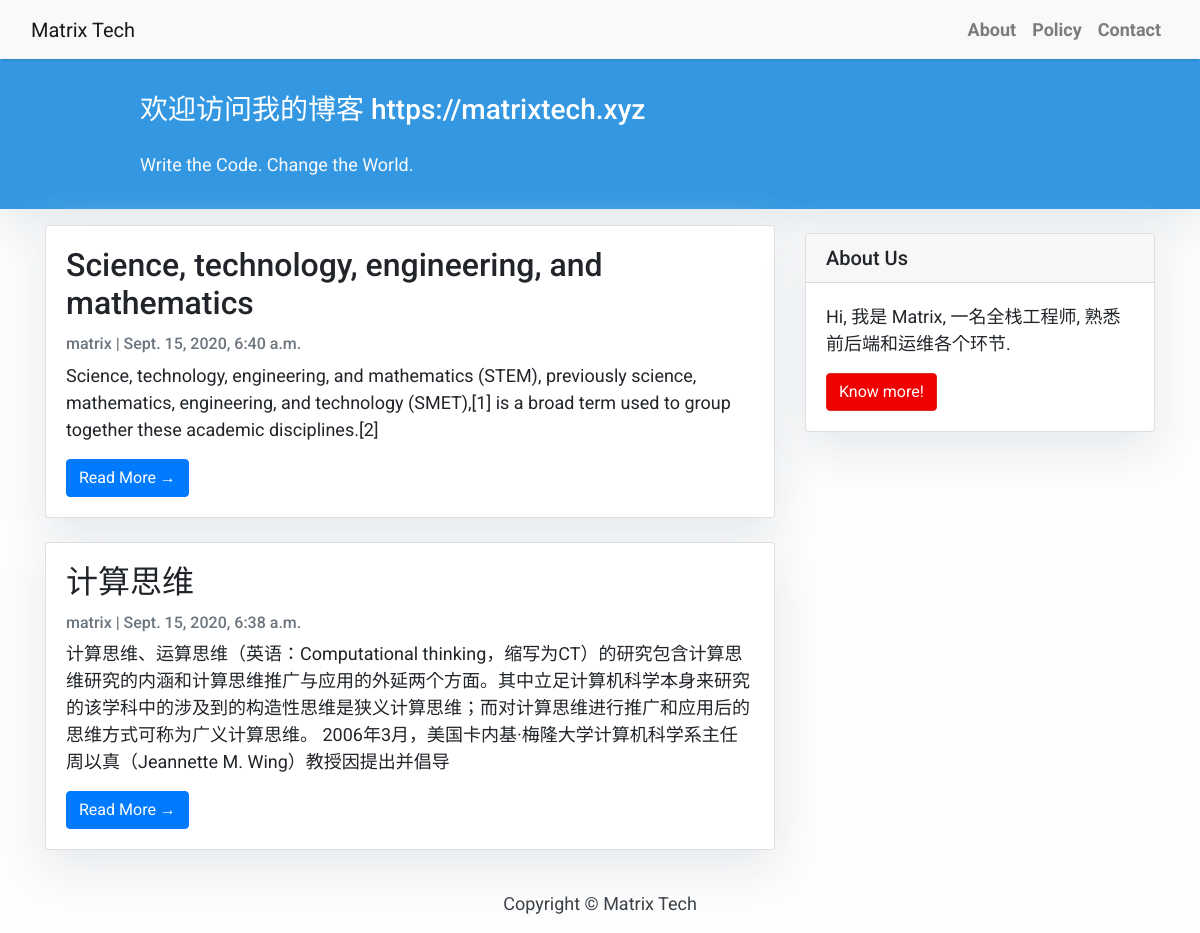
The page / on the database its author committed.
### blog/models.py (models this page shows, shortened)
class Post(models.Model):
    title = models.CharField(max_length=200, unique=True)
    slug = models.SlugField(max_length=200, unique=True)
    author = models.ForeignKey(User, on_delete= models.CASCADE,related_name='blog_posts')
    updated_on = models.DateTimeField(auto_now= True)
    content = models.TextField()
    created_on = models.DateTimeField(auto_now_add=True)
    status = models.IntegerField(choices=STATUS, default=0)
    class Meta:
        ordering = ['-created_on']

### blog/views.py (the view)
# urls.py: path('', views.PostList.as_view(), name='home'),
class PostList(generic.ListView):
    queryset = Post.objects.filter(status=1).order_by('-created_on')
    template_name = 'index.html'

### templates/index.html (shortened to what this page needs)
{% extends "base.html" %}
 {% block content %}
    <header class="masthead" >
            <div class="container">
              <div class="row">
                <div class=" col-md-8 col-md-10 mx-auto">
                  <div class="site-heading">
                    <h3 class=" site-heading my-4 mt-3 text-white"> 欢迎访问我的博客 https://matrixtech.xyz</h3>
	                    <p class="text-light">Write the Code. Change the World. &nbsp
                    </p>
                </div>
                    </div>
                  </div>
                </div>
              </header>
            <div class="container">
                <div class="row">
              <div class="col-md-8 mt-3 left">
                    {% for post in post_list %}
                <div class="card mb-4" >
                  <div class="card-body">
                    <h2 class="card-title">{{ post.title }}</h2>
                    <p class="card-text text-muted h6">{{ post.author }} | {{ post.created_on}} </p>
                    <p class="card-text">{{post.content|slice:":200" }}</p>
                    <a href="{% url 'post_detail' post.slug  %}" class="btn btn-primary">Read More &rarr;</a>
                  </div>
                </div>
                {% endfor %}
            </div>
                {% block sidebar %}
                {% include 'sidebar.html' %}
                {% endblock sidebar %}
            </div>
        </div>
{%endblock%}

### templates/base.html (shortened to what this page needs)
<!DOCTYPE html>
<html>
  <head>
    <link
      rel="stylesheet"
      href="https://maxcdn.bootstrapcdn.com/bootstrap/4.0.0/css/bootstrap.min.css"
    />
  </head>
  <body>
    <nav class="navbar navbar-expand-lg navbar-light bg-light shadow" id="mainNav">
      <div class="container-fluid">
        <a class="navbar-brand" href="{% url 'home' %}" >Matrix Tech</a>
        <div class="collapse navbar-collapse" id="navbarResponsive">
          <ul class="navbar-nav ml-auto">
            <li class="nav-item text-black">
              <a
                class="nav-link text-black font-weight-bold"
                href="#"
                >About</a
              >
            </li>
            <li class="nav-item text-black">
              <a
                class="nav-link text-black font-weight-bold"
                href="#"
                >Policy</a
              >
            </li>
            <li class="nav-item text-black">
              <a
                class="nav-link text-black font-weight-bold"
                href="#"
                >Contact</a
              >
            </li>
          </ul>
        </div>
      </div>
    </nav>
            {% block content %}{% endblock content %}
    <footer class="py-3 bg-grey">
              <p class="m-0 text-dark text-center ">Copyright &copy; Matrix Tech</p>
    </footer>
  </body>
</html>

### templates/sidebar.html (shortened to what this page needs)
{% block sidebar %}
<div class="col-md-4 float-right ">
<div class="card my-4">
        <h5 class="card-header">About Us</h5>
    <div class="card-body">
        <p class="card-text"> Hi, 我是 Matrix, 一名全栈工程师, 熟悉前后端和运维各个环节.</p>
        <a href=""
           class="btn btn-danger">Know more!</a>
    </div>
</div>
</div>
{% endblock sidebar %}

### templates/base.html (style rules this page uses)
body { font-family: "Roboto", sans-serif; font-size: 17px; background-color: #fdfdfd; }
.shadow { box-shadow: 0 4px 2px -2px rgba(0,0,0,0.1); }
.btn-danger { color: #fff; background-color: #f00000; border-color: #dc281e; }
.masthead { background:#3398E1; height: auto; padding-bottom: 15px; box-shadow: 0 16px 48px #E3E7EB; padding-top: 10px; }

### templates/index.html (style rules this page uses)
body { font-family: "Roboto", sans-serif; font-size: 18px; background-color: #fdfdfd; }
.card { box-shadow: 0 16px 48px #E3E7EB; }

### templates/sidebar.html (style rules this page uses)
.card { box-shadow: 0 16px 48px #E3E7EB; }

### rows shown on the page
Post: title "Science, technology, engineering, and mathematics", author "matrix", created_on "Sept. 15, 2020, 6:40 a.m.", content "Science, technology, engineering, and mathematics (STEM), previously science, mathematics, engineering, and technology (SMET),[1] is a broad term used to group together these academic disciplines.[2]"
Post: title "计算思维", author "matrix", created_on "Sept. 15, 2020, 6:38 a.m.", content "计算思维、运算思维（英语：Computational thinking，缩写为CT）的研究包含计算思维研究的内涵和计算思维推广与应用的外延两个方面。其中立足计算机科学本身来研究的该学科中的涉及到的构造性思维是狭义计算思维；而对计算思维进行推广和应用后的思维方式可称为广义计算思维。 2006年3月，美国卡内基·梅隆大学计算机科学系主任周以真（Jeannette M. Wing）教授因提出并倡导"
